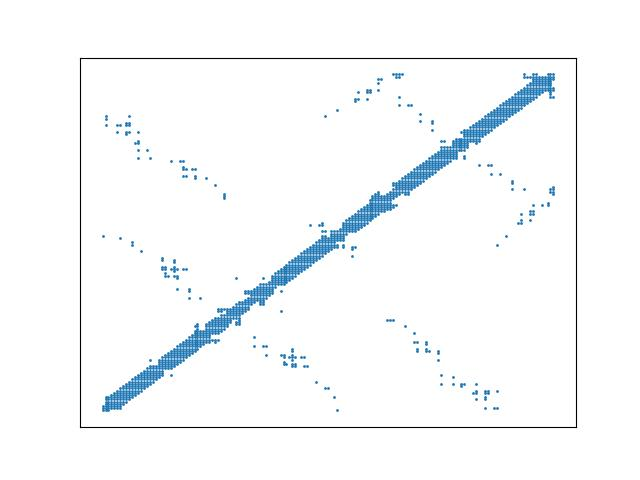

Reproduce this figure in Python.
import math
import numpy as np
import matplotlib.pyplot as plt
import argparse
from Bio.PDB import *

def contacts_map(PDBFile, dist, chain_id, model_id, output):
    parser = PDBParser()
    try:
        structure = parser.get_structure("structure", PDBFile)
        if model_id == None:
            for i in structure.get_models():
                model = i
                break
        else:
            model = structure[model_id]
        if chain_id == None:
            for i in model:
                chain = i
                break
        else:
            chain = model[chain_id]
        list_of_amin=[]
        for residue in chain:
            if "CA" in residue:
                list_of_amin.append(residue["CA"])
        matrix = np.zeros((len(list_of_amin),len(list_of_amin)))
        for i, x in enumerate(list_of_amin):
            for j, y in enumerate(list_of_amin):
                if (x-y)<=dist:
                    matrix[i][j] = 1
        plot_map(matrix, output)
    except FileNotFoundError:
        print("Error! File not found. Please make sure that filename and path to file are correct.")
    except KeyError:
        print("Error! Model number or chain code are incorrect.")

def plot_map(matrix, output):
    xpoints=[]
    ypoints=[]
    for i in range(len(matrix)):
        for j in range(len(matrix[i])):
            if matrix[i][j]==1:
                xpoints.append(i)
                ypoints.append(j)
    plt.scatter(xpoints,ypoints,s=1)
    axes=plt.gca()
    axes.get_xaxis().set_visible(False)
    axes.get_yaxis().set_visible(False)
    if output:
        if not output.endswith(".jpg"):
            output += ".jpg"
        plt.savefig(output)
    plt.show()


parser = argparse.ArgumentParser()
parser.add_argument("-i","--input",help="Input file in PDB format", required=True)
parser.add_argument("-d","--distance",help="Distance threshold in Angstrom. Default value: 8", type = int, default=8)
parser.add_argument("-c","--chain",help="Chain code from PDB file. If not provided, program takes first chain from model.")
parser.add_argument("-m","--model",help="Model number from PDB file. If not provided, program takes first model from file.")
parser.add_argument("-o","--output",help="Output .jpg file in which the resulting plot will be saved. If not provided, plot will not be saved to your computer!")
args = parser.parse_args()

contacts_map(args.input, args.distance, args.chain, args.model, args.output)


